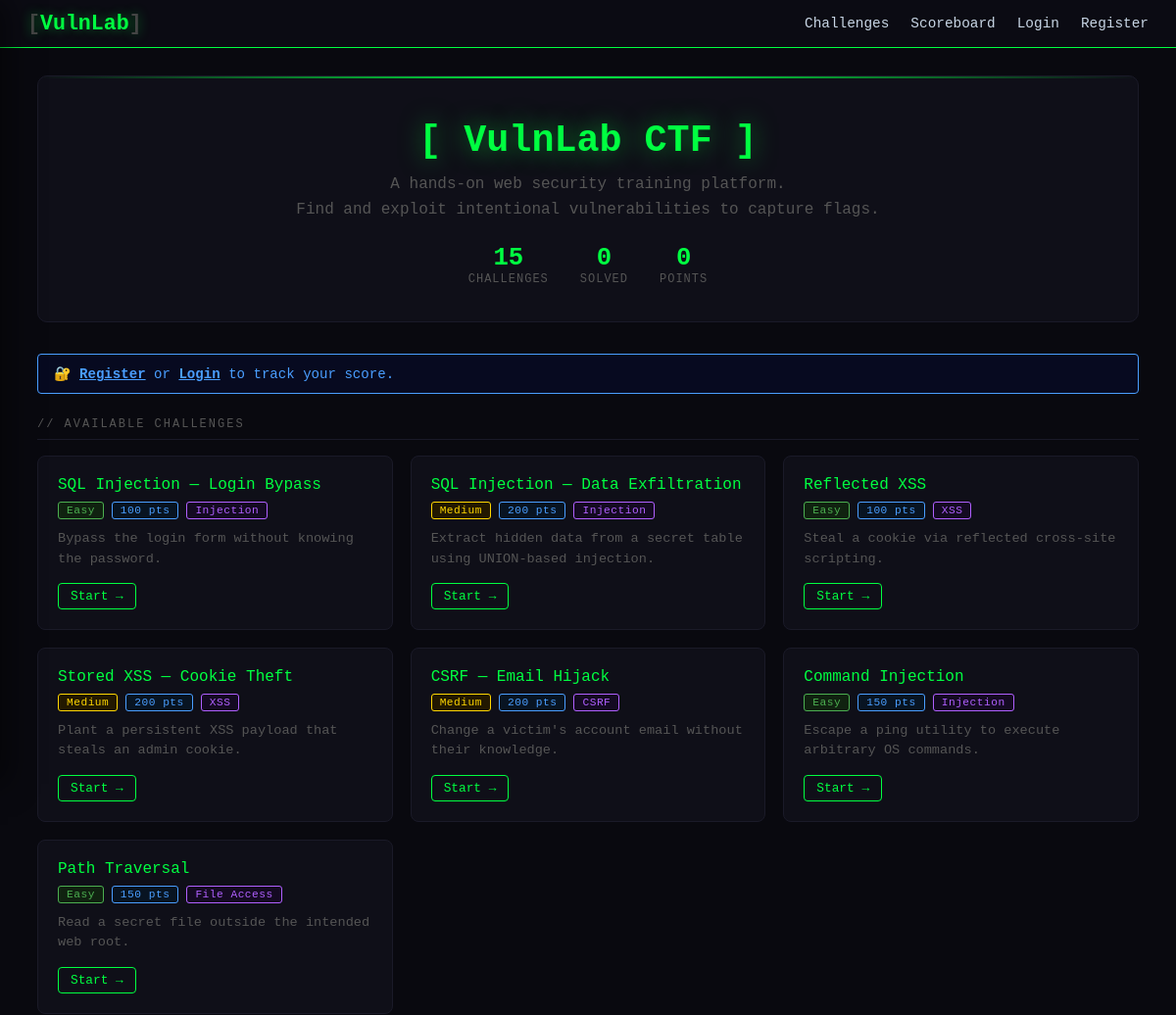
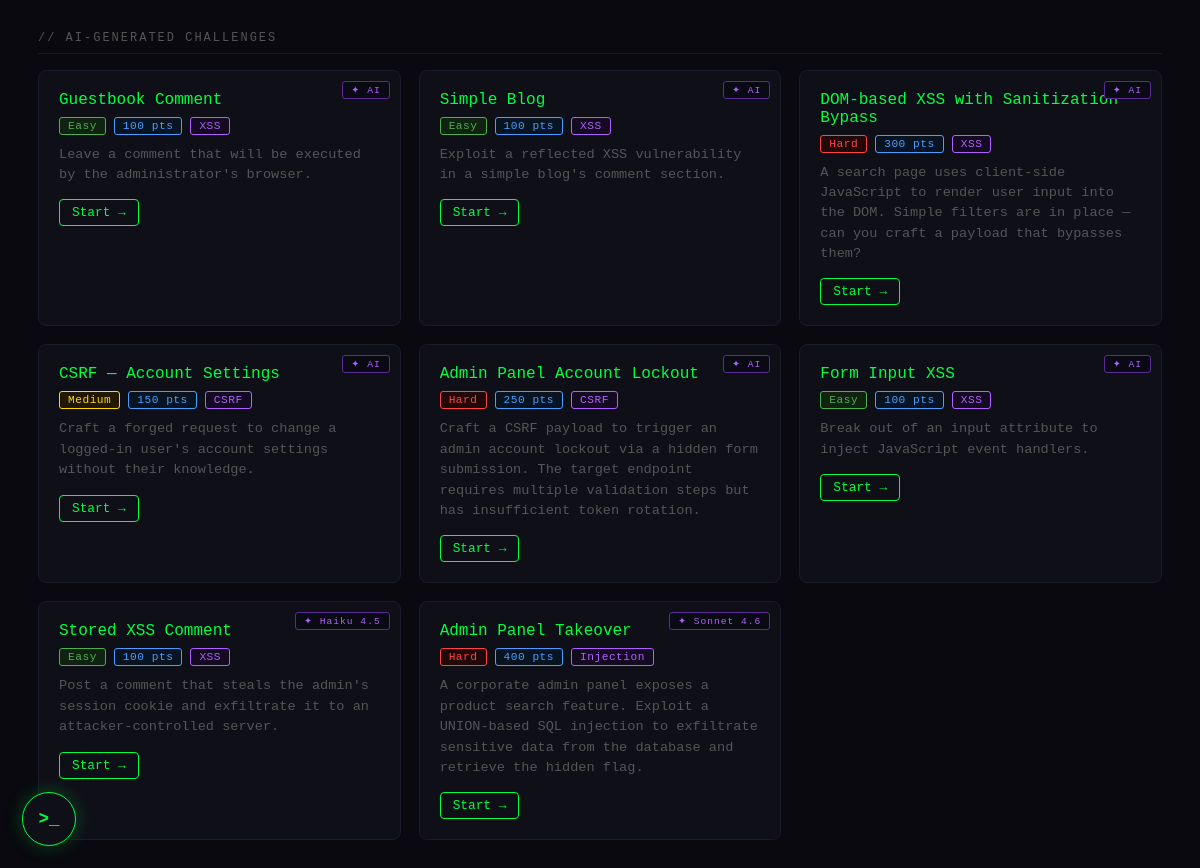
Before: / with the older database file (2 pictures, top to bottom).
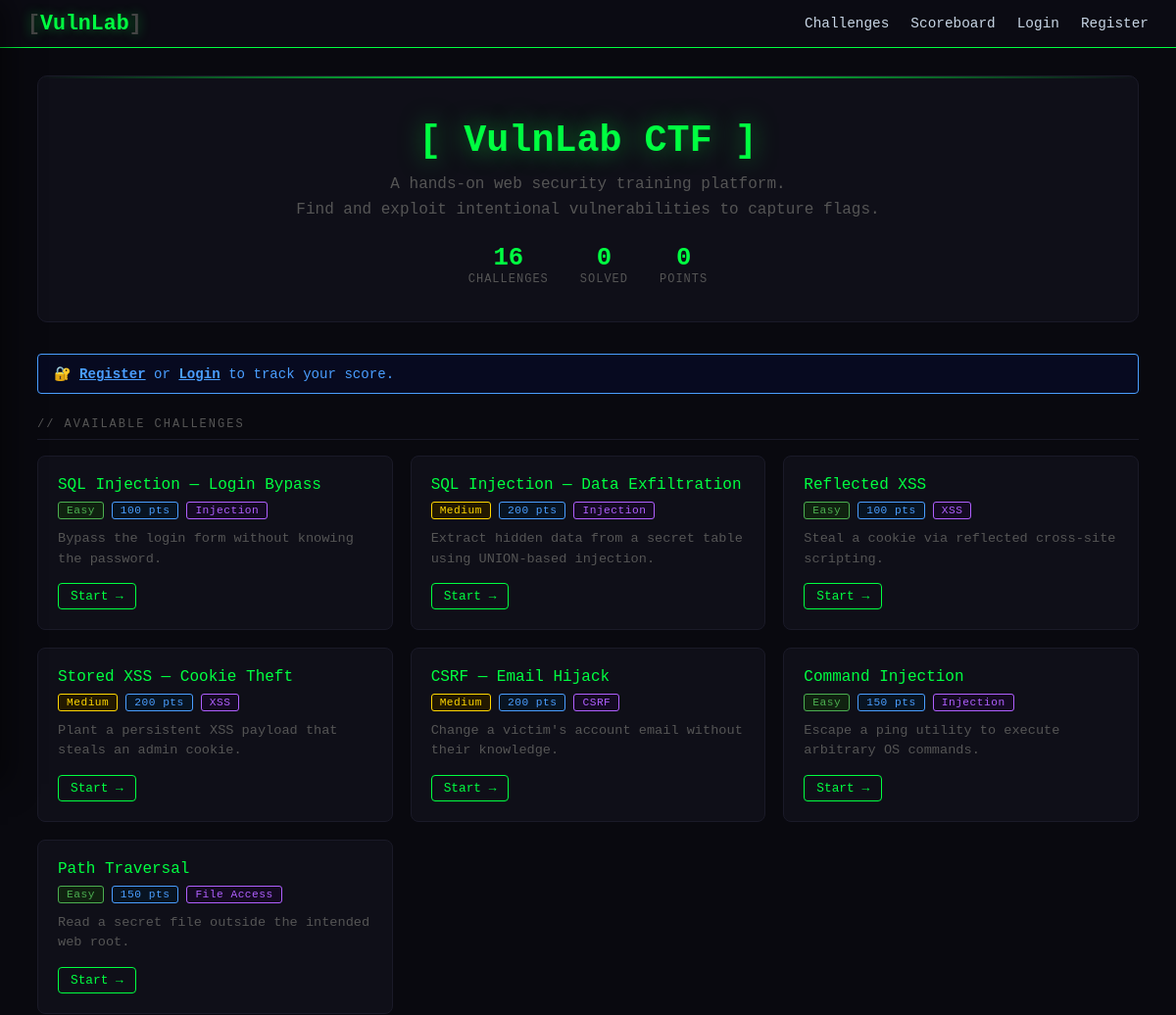
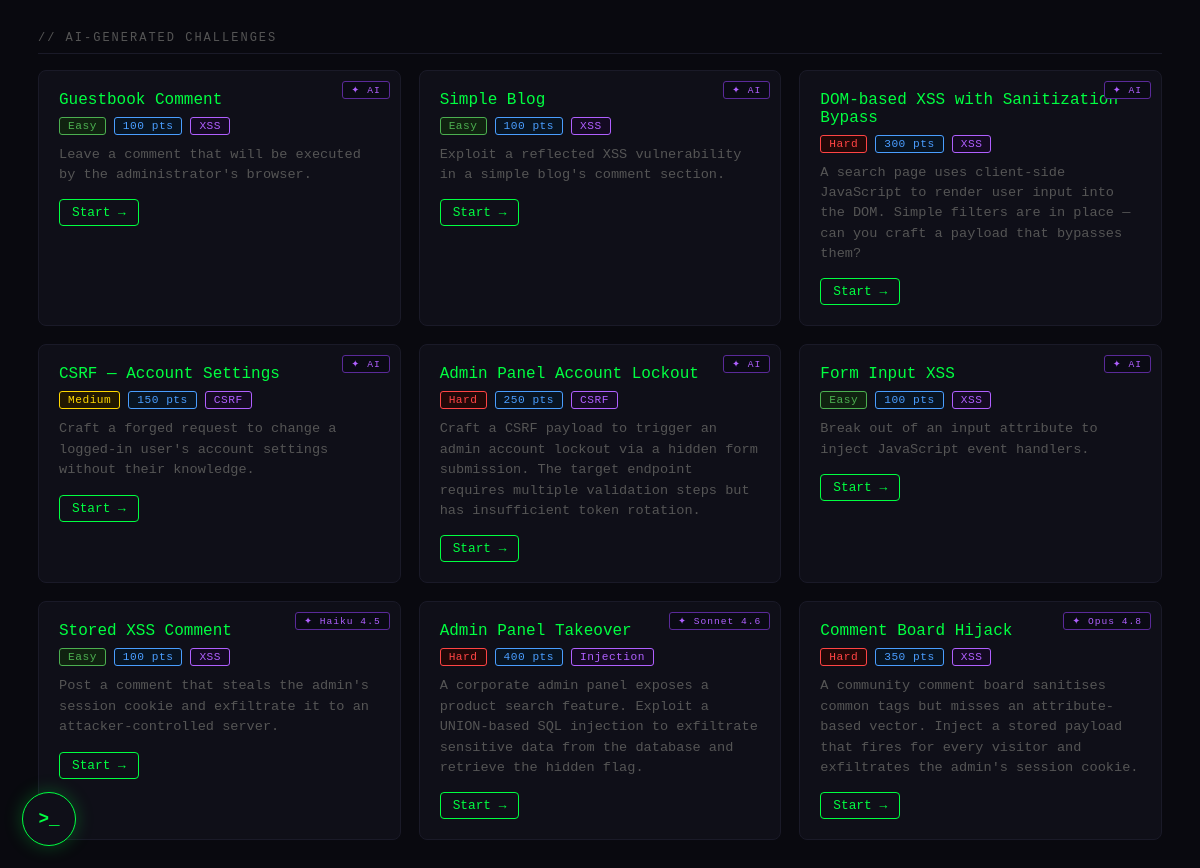
After: the same page with the newer database file (2 pictures, top to bottom).
### tables this page shows
CREATE TABLE dynamic_challenges (
        id          TEXT PRIMARY KEY,
        name        TEXT NOT NULL,
        category    TEXT NOT NULL,
        difficulty  TEXT NOT NULL,
        points      INTEGER NOT NULL,
        vuln_type   TEXT NOT NULL,
        description TEXT NOT NULL,
        context     TEXT NOT NULL DEFAULT '',
        flag        TEXT NOT NULL,
        config      TEXT NOT NULL DEFAULT '{}',
        created_at  TIMESTAMP DEFAULT CURRENT_TIMESTAMP
    , model TEXT NOT NULL DEFAULT '');

### app.py (the view, shortened to what this page needs)
@app.route('/')
def index():
    solved = []
    score = 0
    db = get_db()
    dyn_rows = db.execute(
        'SELECT * FROM dynamic_challenges ORDER BY created_at ASC'
    ).fetchall()
    db.close()
    dynamic_challenges = [dict(r) for r in dyn_rows]
    return render_template('index.html', challenges=CHALLENGES, solved=solved, score=score,
                           dynamic_challenges=dynamic_challenges)

### app.py (called while the page is built)
def get_db():
    conn = sqlite3.connect(DATABASE)
    conn.row_factory = sqlite3.Row
    return conn

### templates/index.html (shortened to what this page needs)
{% extends 'base.html' %}
{% block content %}
<div class="hero">
  <h1 class="glitch" data-type="[ VulnLab CTF ]"><span data-type="[ VulnLab CTF ]">[ VulnLab CTF ]</span></h1>
  <p>A hands-on web security training platform.<br>
     Find and exploit intentional vulnerabilities to capture flags.</p>
  <div class="hero-stats">
    <div class="stat"><div class="stat-val">{{ challenges|length + (dynamic_challenges|length) }}</div><div class="stat-lbl">Challenges</div></div>
    <div class="stat"><div class="stat-val">{{ solved|length }}</div><div class="stat-lbl">Solved</div></div>
    <div class="stat"><div class="stat-val">{{ score }}</div><div class="stat-lbl">Points</div></div>
  </div>
</div>
{% if not session.username %}
<div class="alert alert-info" style="margin-bottom:24px">
  🔐 <a href="/register" style="color:inherit;font-weight:700">Register</a> or
  <a href="/login" style="color:inherit;font-weight:700">Login</a> to track your score.
</div>
{% endif %}
<div class="section-title">// Available Challenges</div>
<div class="challenges-grid">
  {% for cid, ch in challenges.items() %}
  <a class="challenge-card {% if cid in solved %}solved{% endif %}"
     href="{{ ch.url }}">
    <div class="card-title">{{ ch.name }}</div>
    <div class="card-meta">
      <span class="badge badge-{{ ch.difficulty|lower }}">{{ ch.difficulty }}</span>
      <span class="badge badge-points">{{ ch.points }} pts</span>
      <span class="badge badge-cat">{{ ch.category }}</span>
    </div>
    <div class="card-desc">{{ ch.desc }}</div>
    <span class="btn btn-primary btn-sm">Start →</span>
  </a>
  {% endfor %}
</div>
{% if dynamic_challenges %}
<div class="section-title" style="margin-top:32px">// AI-Generated Challenges</div>
<div class="challenges-grid">
  {% for ch in dynamic_challenges %}
  <a class="challenge-card {% if ch.id in solved %}solved{% endif %}"
     href="/challenges/d/{{ ch.id }}">
    {% set model_names = {
      'claude-haiku-4-5-20251001': 'Haiku 4.5',
      'claude-sonnet-4-6': 'Sonnet 4.6',
      'claude-opus-4-8': 'Opus 4.8'
    } %}
    <span class="badge" style="position:absolute;top:10px;right:10px;background:#0a0a14;color:#b060ff;border:1px solid #5a2a99;font-size:.6rem;letter-spacing:1px">
      ✦ {{ model_names.get(ch.model, 'AI') }}
    </span>
    <div class="card-title">{{ ch.name }}</div>
    <div class="card-meta">
      <span class="badge badge-{{ ch.difficulty|lower }}">{{ ch.difficulty }}</span>
      <span class="badge badge-points">{{ ch.points }} pts</span>
      <span class="badge badge-cat">{{ ch.category }}</span>
    </div>
    <div class="card-desc">{{ ch.description }}</div>
    <span class="btn btn-primary btn-sm">Start →</span>
  </a>
  {% endfor %}
</div>
{% endif %}
{% endblock %}

### templates/base.html (shortened to what this page needs)
<!DOCTYPE html>
<html lang="en">
<head>
  <link rel="stylesheet" href="{{ url_for('static', filename='css/style.css') }}">
</head>
<body>
<nav class="navbar">
  <a class="nav-brand" href="/"><span>[</span>VulnLab<span>]</span></a>
  <div class="nav-links">
    <a href="/">Challenges</a>
    <a href="/scoreboard">Scoreboard</a>
    {% if session.username %}
      <span class="nav-user">👾 {{ session.username }}</span>
      <span class="nav-score">{{ score if score is defined else '' }}</span>
      <a href="/logout">Logout</a>
    {% else %}
      <a href="/login">Login</a>
      <a href="/register">Register</a>
    {% endif %}
  </div>
</nav>
<main>
  {% block content %}{% endblock %}
</main>
<button id="chat-toggle" aria-label="Open assistant" title="Ask the assistant">&gt;_</button>
</body>
</html>

### static/css/style.css (style rules this page uses)
:root { --bg: #09090f; --bg-card: #0f0f18; --bg-nav: #0b0b13; --green: #00ff41; --green-d: #00c832; --red: #ff4444; --yellow: #ffd700; --blue: #4a9eff; --purple: #b060ff; --text: #c8d6e5; --text-dim: #555; --border: #1a1a28; }
*, *::before, *::after { margin: 0; padding: 0; box-sizing: border-box; }
body { font-family: 'Courier New', Courier, monospace; background: var(--bg); color: var(--text); min-height: 100vh; }
.navbar { background: var(--bg-nav); border-bottom: 1px solid var(--green); padding: 12px 28px; display: flex; justify-content: space-between; align-items: center; position: sticky; top: 0; z-index: 200; }
.nav-brand { font-size: 1.35rem; font-weight: 700; color: var(--green); text-decoration: none; text-shadow: 0 0 12px rgba(0,255,65,.4); }
.nav-brand span { color: #444; }
.nav-links { display: flex; align-items: center; gap: 22px; }
.nav-links a { color: var(--text); text-decoration: none; font-size: .9rem; transition: color .15s; }
main { padding: 28px; max-width: 1180px; margin: 0 auto; }
.hero { text-align: center; padding: 44px 20px 36px; background: var(--bg-card); border: 1px solid var(--border); border-radius: 10px; margin-bottom: 32px; position: relative; overflow: hidden; }
.hero::before { content: ''; position: absolute; top: 0; left: 0; right: 0; height: 2px; background: linear-gradient(90deg, transparent, var(--green), transparent); }
.hero h1 { font-size: 2.4rem; color: var(--green); text-shadow: 0 0 24px rgba(0,255,65,.5); margin-bottom: 10px; }
.hero p { color: var(--text-dim); font-size: 1rem; line-height: 1.6; }
.hero-stats { display: flex; justify-content: center; gap: 32px; margin-top: 22px; }
.stat { text-align: center; }
.stat-val { font-size: 1.6rem; color: var(--green); font-weight: 700; }
.stat-lbl { font-size: .75rem; color: var(--text-dim); text-transform: uppercase; letter-spacing: 1px; }
.section-title { font-size: .75rem; text-transform: uppercase; letter-spacing: 2px; color: var(--text-dim); margin-bottom: 16px; padding-bottom: 8px; border-bottom: 1px solid var(--border); }
.challenges-grid { display: grid; grid-template-columns: repeat(auto-fill, minmax(310px, 1fr)); gap: 18px; }
.challenge-card { background: var(--bg-card); border: 1px solid var(--border); border-radius: 8px; padding: 20px; transition: border-color .2s, transform .2s, box-shadow .2s; position: relative; overflow: hidden; text-decoration: none; display: block; color: inherit; }
.card-title { font-size: 1rem; color: var(--green); margin-bottom: 8px; }
.card-meta { display: flex; gap: 8px; flex-wrap: wrap; margin-bottom: 10px; }
.card-desc { color: var(--text-dim); font-size: .85rem; line-height: 1.5; margin-bottom: 14px; }
.badge { padding: 2px 8px; border-radius: 3px; font-size: .7rem; letter-spacing: .5px; }
.badge-easy { background:#102210; color:#4caf50; border:1px solid #4caf50; }
.badge-medium { background:#221800; color:var(--yellow); border:1px solid var(--yellow); }
.badge-hard { background:#220808; color:var(--red); border:1px solid var(--red); }
.badge-points { background:#081422; color:var(--blue); border:1px solid var(--blue); }
.badge-cat { background:#140a22; color:var(--purple); border:1px solid var(--purple); }
.btn { display: inline-block; padding: 9px 20px; border-radius: 4px; font-family: 'Courier New', monospace; font-size: .9rem; cursor: pointer; border: none; text-decoration: none; transition: all .18s; }
.btn-sm { padding: 5px 12px; font-size: .8rem; }
.btn-primary { background: transparent; border: 1px solid var(--green); color: var(--green); }
.alert { padding: 11px 16px; border-radius: 4px; font-size: .88rem; margin-bottom: 14px; }
.alert-info { background:#070a20; border:1px solid var(--blue); color:var(--blue); }
#chat-toggle { position: fixed; bottom: 22px; left: 22px; z-index: 9998; width: 54px; height: 54px; border-radius: 50%; background: var(--bg-card); border: 1px solid var(--green); color: var(--green); font-family: 'Courier New', monospace; font-size: 1.1rem; font-weight: 700; cursor: pointer; box-shadow: 0 0 18px rgba(0,255,65,.25); transition: transform .18s, box-shadow .18s; }

Changed rows visible on the page:
added dynamic_challenges: get "Opus 4.8", name "Comment Board Hijack", difficulty "Hard", points "350", category "XSS", description "A community comment board sanitises common tags but misses an attribute-based vector. Inject a stored payload that fires for every visitor and exfiltrates the admin's session cookie."
Other visible differences:
{{ challenges|length + (dynamic_challenges|length) }}: "15" → "16"
